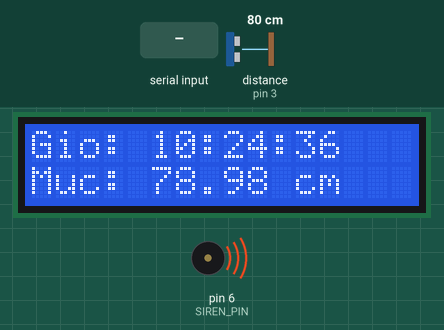
Simulated run of this sketch. Board: Arduino Uno, built with avr-gcc and run on an emulated ATmega328P. Parts: 16×2 character LCD, buzzer (waves = sounding, pin HIGH). Wiring (inferred from the names in the program): ultrasonic range finder: trigger pin 2; echo pin 3. The inputs (shaded band) are chosen by the test bench; at power-on: distance to the obstacle (sensor on pin 3) 80 cm. The echo pulse lasts 58.3 µs per cm; the local clock reads 2024-03-15 10:24:30 at power-on unless the sketch sets it; the modem accepts every AT command (registered, SIM ready, sends succeed) and sends nothing else; pins used as bus, display or sensor lines are not drawn; what the sketch prints to the serial monitor is not drawn.

Above: at 6.9 s.
7.0 s: "-\n" received over Serial
At 9.7 s:
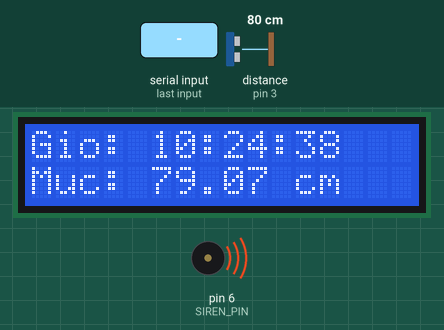
11.1 s: distance to the obstacle (sensor on pin 3) set to 2 cm
At 12.6 s:
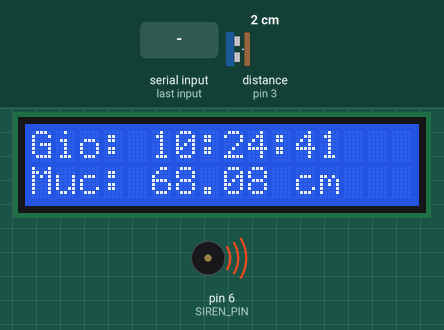
14.5 s: distance to the obstacle (sensor on pin 3) set to 4 cm
At 44.9 s:
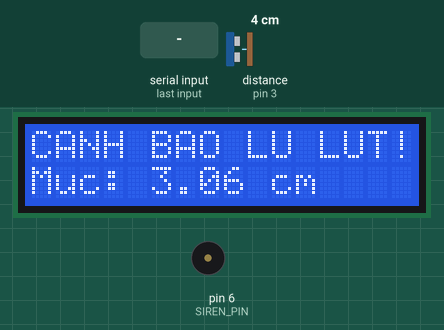
Timing chart, 0 to 46.4 s (numbered marks = the images above; inputs shaded):
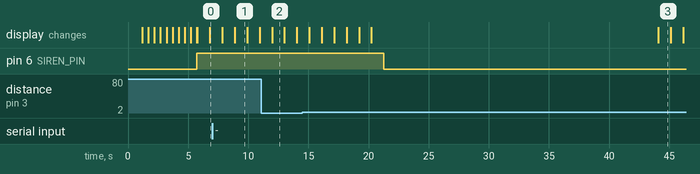

Measured:
- what the display in image 1 shows lasts 1.0 s, from 8.9 s to 9.9 s

The sketch:

BLKLab_Code_DIY_He_Thong_Canh_Bao_Ngap_Ung_Lu_Lut.ino
```cpp
/* =================================================================================================*
 *                                          BANLINHKIEN.COM                                         *
 *==================================================================================================*
 *                 	   PRJ04: DIY hệ thống cảnh báo ngập úng, lũ lụt
 *
 * Đấu nối:
 * Arduino UNO R3 vs LCD 16x2 I2C
 * 5V <-> VCC  ;   GND <-> GND  ;   A4 <-> SDA  ;   A5 <-> SCL
 * Arduino UNO R3 vs Module DS1307
 * 5V <-> VCC  ;   GND <-> GND  ;   A4 <-> SDA  ;   A5 <-> SCL
 * Arduino UNO R3 vs Module SIM A7680C
 * 5V <-> VCC  ;   GND <-> GND  ;   D10 <-> TX  ;   D11 <-> RX
 * Arduino UNO R3 vs Cảm biến siêu âm SRF04
 * 5V <-> VCC  ;   GND <-> GND  ;   D3 <-> TRIG ;   D2 <-> ECHO
 * Arduino UNO R3 vs Còi chíp
 * 5V <-> Chân + ;   GND <-> Chân -
 */
#include <RTClib.h>
#include <SoftwareSerial.h>
#include <Wire.h>
#include <LiquidCrystal_I2C.h>
#include <EEPROM.h>

#define TRIGGER_PIN 2
#define ECHO_PIN 3
#define SIREN_PIN 6
#define SIM_TX 11
#define SIM_RX 10
#define HOUR_SEND 19
#define MINUTE_SEND 00

// Địa chỉ EEPROM
#define ADDR_MIN_DISTANCE 0             // 4 bytes cho float
#define ADDR_MAX_DISTANCE 4             // 4 bytes cho float
#define ADDR_LAST_DAY 8                 // 1 byte cho ngày

RTC_DS3231 rtc;
SoftwareSerial simSerial(SIM_RX, SIM_TX);
LiquidCrystal_I2C lcd(0x27, 16, 2);     // Địa chỉ I2C LCD, thường là 0x27 hoặc 0x3F

float danger_distance = 10.0;           // Ngưỡng khoảng cách nguy hiểm (cm)
float hysteresis_on = 2.0;              // Độ trễ bật cảnh báo (cm)
float hysteresis_off = 5.0;             // Độ trễ tắt cảnh báo (cm)
bool alerting = false;
float min_distance = 1000.0;            // Khoảng cách nhỏ nhất (mực nước cao nhất)
float max_distance = 0.0;               // Khoảng cách lớn nhất (mực nước thấp nhất)
String phone_number = "03xxxxxxxx";     // Số điện thoại nhận cảnh báo
#define MCU_SIM_BAUDRATE 115200           // Baud rate cho SIM A7680X
#define SET_BAUDRATE "AT+IPREX=115200"    // Cài đặt baud rate
bool report_sent = false;

// Biến cho tính trung bình
float distance_samples[10];             // Mảng lưu 10 mẫu khoảng cách
int sample_index = 0;                   // Chỉ số mẫu hiện tại
float average_distance = 0.0;           // Trung bình khoảng cách
bool samples_filled = false;            // Kiểm tra mảng mẫu đã đầy chưa

void setup() {
  Serial.begin(MCU_SIM_BAUDRATE);
  simSerial.begin(MCU_SIM_BAUDRATE);
  delay(200);

  // Khởi tạo SIM module
  sim_at_cmd("AT");                     // Kiểm tra AT Command
  sim_at_cmd("AT+IPREX?");              // Kiểm tra tốc độ baud rate
  sim_at_cmd(SET_BAUDRATE);             // Cài tốc độ baud rate
  sim_at_cmd("ATI");                    // Thông tin module SIM
  sim_at_cmd("AT+CPIN?");               // Kiểm tra trạng thái thẻ SIM
  sim_at_cmd("AT+CSQ");                 // Kiểm tra tín hiệu mạng
  sim_at_cmd("AT+CIMI");                // Kiểm tra IMSI
  sim_at_cmd("AT+CMGF=1");              // Khởi động chức năng SMS
  sim_at_cmd("AT+CNMI=1,2,0,0,0");      // Cấu hình nhận tin nhắn

  if (!rtc.begin()) {
    Serial.println("Không tìm thấy RTC");
    while (1);
  }
  if (rtc.lostPower()) {
    Serial.println("RTC mất nguồn, đặt thời gian ban đầu");
    rtc.adjust(DateTime(2023, 1, 1, 0, 0, 0)); // Đặt thời gian mặc định
  }
  Serial.println("Nhập thời gian (YYYY-MM-DD HH:MM:SS) để cập nhật RTC");

  lcd.begin(16, 2);
  lcd.backlight();
  lcd.setCursor(2, 0);
  lcd.print("Canh Bao Lu");
  delay(500);
  lcd.setCursor(0, 1);
  lcd.print("Khoi Dong");
  delay(500);
  for (int i = 0; i < 7; i++) {
    lcd.setCursor(9 + i, 1);
    lcd.print(".");
    delay(500);
  }
  lcd.clear();

  pinMode(TRIGGER_PIN, OUTPUT);
  pinMode(ECHO_PIN, INPUT);
  pinMode(SIREN_PIN, OUTPUT);
  digitalWrite(SIREN_PIN, HIGH);

  // Khởi tạo mảng mẫu
  for (int i = 0; i < 10; i++) {
    distance_samples[i] = 0.0;
  }

  // Khôi phục dữ liệu từ EEPROM
  min_distance = readFloatFromEEPROM(ADDR_MIN_DISTANCE);
  max_distance = readFloatFromEEPROM(ADDR_MAX_DISTANCE);
  if (min_distance > 1000.0 || max_distance < 0.0) { // Kiểm tra giá trị hợp lệ
    min_distance = 1000.0;
    max_distance = 0.0;
    writeFloatToEEPROM(ADDR_MIN_DISTANCE, min_distance);
    writeFloatToEEPROM(ADDR_MAX_DISTANCE, max_distance);
  }
}

void loop() {
  DateTime now = rtc.now();
  float distance = measureDistance();

  // Kiểm tra và cập nhật thời gian từ Serial
  checkSerialForTimeUpdate();

  // Cập nhật mẫu và tính trung bình
  distance_samples[sample_index] = distance;
  sample_index = (sample_index + 1) % 10; // Vòng lặp chỉ số
  if (sample_index == 0) samples_filled = true; // Mảng đầy sau 10 mẫu
  average_distance = 0.0;
  int sample_count = samples_filled ? 10 : sample_index;
  if (sample_count > 0) {
    for (int i = 0; i < sample_count; i++) {
      average_distance += distance_samples[i];
    }
    average_distance /= sample_count;
  }

  // Cập nhật khoảng cách min và max dựa trên khoảng cách hiện tại
  if (distance < min_distance) {
    min_distance = distance;
    writeFloatToEEPROM(ADDR_MIN_DISTANCE, min_distance);
  }
  if (distance > max_distance) {
    max_distance = distance;
    writeFloatToEEPROM(ADDR_MAX_DISTANCE, max_distance);
  }

  // Xóa dữ liệu EEPROM và đặt lại min/max khi sang ngày mới (sau báo cáo 20:00)
  byte last_day = EEPROM.read(ADDR_LAST_DAY);
  if (now.day() != last_day && now.hour() >= 20) {
    min_distance = distance;
    max_distance = distance;
    writeFloatToEEPROM(ADDR_MIN_DISTANCE, min_distance);
    writeFloatToEEPROM(ADDR_MAX_DISTANCE, max_distance);
    EEPROM.write(ADDR_LAST_DAY, (byte)now.day());
  }

  // Gửi báo cáo hàng ngày lúc 20:00
  if (now.hour() == HOUR_SEND && now.minute() == MINUTE_SEND && now.second() == 00 && !report_sent) {
    Serial.println("Thực hiện gửi tin nhắn báo nước theo ngày ");
    String message1 = "Bao cao muc nuoc ngay " + String(now.day()) + "/" + String(now.month()) + "/" + String(now.year()) + ": Muc cao nhat: " + String(min_distance) + " cm, Muc thap nhat: " + String(max_distance) + " cm.";
    Serial.println(message1);
    sendSMS(message1);
    delay(200);
    report_sent = true;
    EEPROM.write(ADDR_LAST_DAY, (byte)now.day()); // Cập nhật ngày báo cáo
  }
  else if (now.hour() != 20) {
    report_sent = false;
  }

  // Logic cảnh báo dựa trên trung bình
  if (samples_filled && !alerting && average_distance < danger_distance - hysteresis_on) {
    alerting = true;
    String message2 = "Canh bao: Muc nuoc cao luc " + String(now.hour()) + ":" + String(now.minute()) + " ngay " + String(now.day()) + "/" + String(now.month()) + "/" + String(now.year()) + ". Muc nuoc hien tai: " + String(average_distance) + " cm";
    digitalWrite(SIREN_PIN, LOW);
    Serial.println(message2);
    sendSMS(message2);
    makeCall();

  }
  else if (alerting && average_distance > danger_distance + hysteresis_off) {
    alerting = false;
    digitalWrite(SIREN_PIN, HIGH);
  }

  // Hiển thị thời gian, khoảng cách, trung bình hoặc cảnh báo lên LCD và Serial
  displayData(now, distance, average_distance);

  delay(1000); // Đo mỗi giây
}

float measureDistance() {
  digitalWrite(TRIGGER_PIN, LOW);
  delayMicroseconds(2);
  digitalWrite(TRIGGER_PIN, HIGH);
  delayMicroseconds(10);
  digitalWrite(TRIGGER_PIN, LOW);
  long duration = pulseIn(ECHO_PIN, HIGH);
  float distance = duration * 0.034 / 2; // Tính khoảng cách dựa trên khoảng cách âm thanh
  return distance;
}

void checkSerialForTimeUpdate() {
  if (Serial.available()) {
    String input = Serial.readStringUntil('\n');
    input.trim();
    if (input.length() == 19 && input[4] == '-' && input[7] == '-' && input[10] == ' ' && input[13] == ':' && input[16] == ':') {
      int year = input.substring(0, 4).toInt();
      int month = input.substring(5, 7).toInt();
      int day = input.substring(8, 10).toInt();
      int hour = input.substring(11, 13).toInt();
      int minute = input.substring(14, 16).toInt();
      int second = input.substring(17, 19).toInt();

      if (year >= 2000 && year <= 2099 && month >= 1 && month <= 12 && day >= 1 && day <= 31 &&
          hour >= 0 && hour <= 23 && minute >= 0 && minute <= 59 && second >= 0 && second <= 59) {
        rtc.adjust(DateTime(year, month, day, hour, minute, second));
        Serial.println("Thời gian RTC đã được cập nhật: " + input);
      } else {
        Serial.println("Định dạng thời gian không hợp lệ. Vui lòng nhập: YYYY-MM-DD HH:MM:SS");
      }
    } else {
      Serial.println("Định dạng thời gian không đúng. Vui lòng nhập: YYYY-MM-DD HH:MM:SS");
    }
  }
}

void sim_at_wait() {
  delay(100);
  while (simSerial.available()) {
    Serial.write(simSerial.read());
  }
}

bool sim_at_cmd(String cmd) {
  simSerial.println(cmd);
  sim_at_wait();
  return true;
  delay(100);
}

bool sim_at_send(char c) {
  simSerial.write(c);
  return true;
}

void sendSMS(String message) {
  Serial.println("Thực hiện gửi tin nhắn ");
  sim_at_cmd("AT");
  sim_at_cmd("AT+CSQ");       // Kiểm tra tín hiệu mạng
  sim_at_cmd("AT+CMGF=1");
  sim_at_cmd("AT+CSCS=\"GSM\"");
  String temp = "AT+CMGS=\"" + phone_number + "\"\r";
  sim_at_cmd(temp);
  sim_at_cmd(message);
  sim_at_send(0x1A); // Ký tự kết thúc SMS
  delay(1000);
}

void makeCall() {
  Serial.println("Thực hiện cuộc gọi ");
  String temp = "ATD" + phone_number + ";";
  sim_at_cmd(temp);
  delay(20000); // Gọi trong 20 giây
  sim_at_cmd("ATH"); // Ngắt cuộc gọi
  delay(1000);
}

void sendDailyReport(DateTime now) {
  Serial.println("Thực hiện gửi tin nhắn báo nước theo ngày ");
  String message = "Bao cao muc nuoc ngay " + String(now.day()) + "/" + String(now.month()) + "/" + String(now.year()) + ": Muc cao nhat (k/c min): " + String(min_distance) + " cm, Muc thap nhat (k/c max): " + String(max_distance) + " cm.";
  sendSMS(message);
}

void displayData(DateTime now, float distance, float avg_distance) {
  // In lên Serial Monitor
  Serial.print("Thoi gian: ");
  Serial.print(now.hour());
  Serial.print(":");
  if (now.minute() < 10) Serial.print("0");
  Serial.print(now.minute());
  Serial.print(" ");
  Serial.print(now.day());
  Serial.print("/");
  Serial.print(now.month());
  Serial.print("/");
  Serial.print(now.year());
  Serial.print(" | Khoang cach: ");
  Serial.print(distance);
  Serial.print(" cm | Trung binh: ");
  Serial.print(avg_distance);
  Serial.println(" cm");

  // Hiển thị lên LCD
  lcd.clear();
  if (alerting) {
    lcd.setCursor(0, 0);
    lcd.print("CANH BAO LU LUT!");
    lcd.setCursor(0, 1);
    lcd.print("Muc: ");
    lcd.print(avg_distance);
    lcd.print(" cm");
  } else {
    lcd.setCursor(0, 0);
    lcd.print("Gio: ");
    lcd.print(now.hour());
    lcd.print(":");
    if (now.minute() < 10) lcd.print("0");
    lcd.print(now.minute());
    lcd.print(":");
    if (now.second() < 10) lcd.print("0");
    lcd.print(now.second());
    lcd.setCursor(0, 1);
    lcd.print("Muc: ");
    lcd.print(avg_distance);
    lcd.print(" cm");
  }
}

void writeFloatToEEPROM(int address, float value) {
  byte* p = (byte*)&value;
  for (int i = 0; i < sizeof(float); i++) {
    EEPROM.write(address + i, p[i]);
  }
}

float readFloatFromEEPROM(int address) {
  float value;
  byte* p = (byte*)&value;
  for (int i = 0; i < sizeof(float); i++) {
    p[i] = EEPROM.read(address + i);
  }
  return value;
}
```
